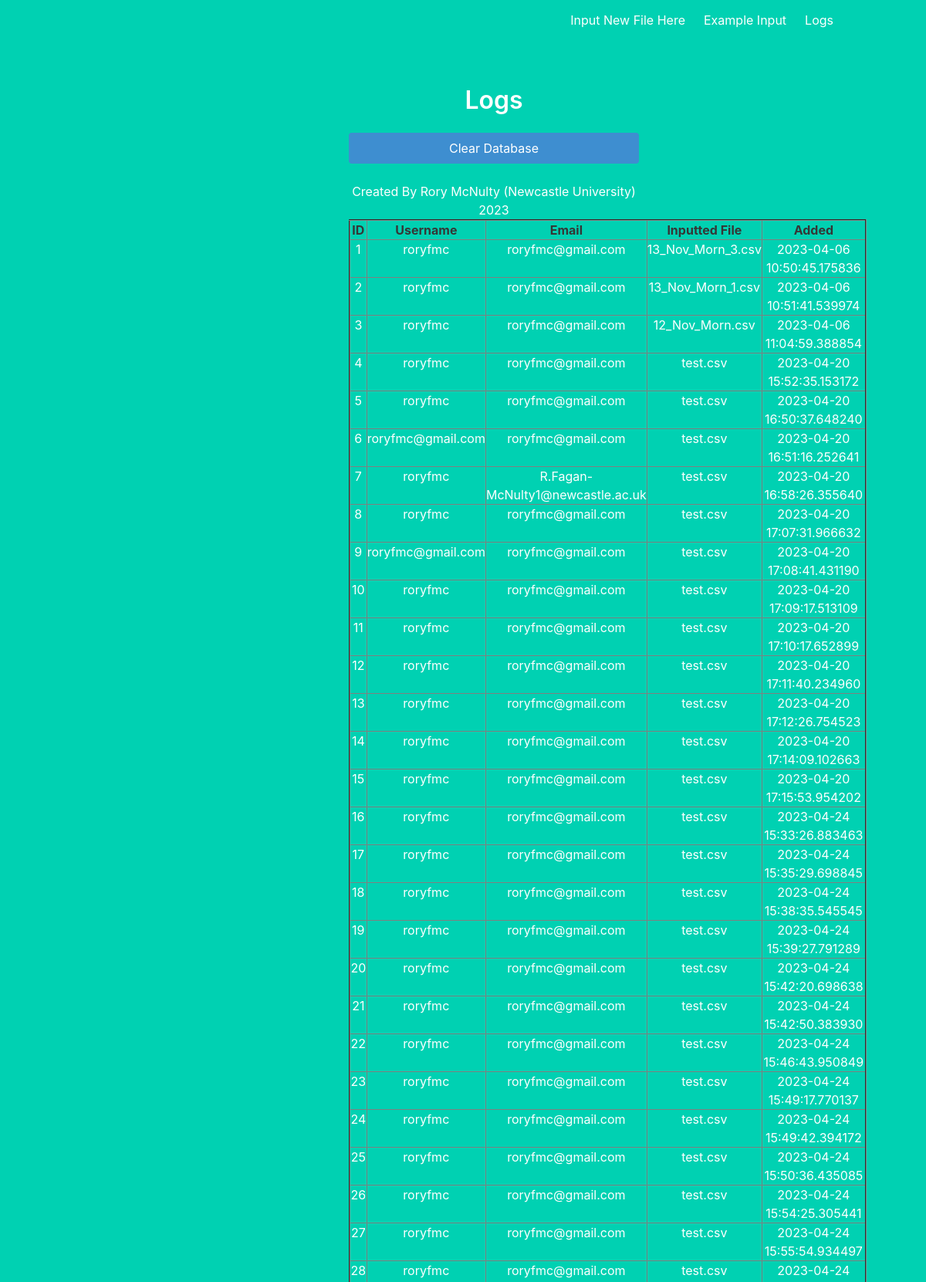
Page /logs (upper part) on the committed database.
### app.py (models this page shows, shortened)
class User(db.Model):
    __tablename__ = 'userlogs'
    id = db.Column(db.Integer, primary_key=True)
    username = db.Column(db.String(20))
    email = db.Column(db.String(100))
    csv_file = db.Column(db.String(100), nullable=False)
    added = db.Column(db.DateTime, default=datetime.now)

### app.py (the view)
@app.route('/logs')
def logs():
    data=User.query.all()
    return render_template('logs.html', data=data)

### templates/logs.html
{% extends "base.html" %}
{% block content %}
    <div class="column is-5 is-offset-4">
        <h3 class="title is-3">Logs</h3>
        <form action="{{ url_for('clear_db') }}" method="POST">
            <input class="button is-block is-info is-fullwidth" type="submit" value="Clear Database">
        </form>
        <br>
        <table border="2" class="dataframe is-centered" style="width: 100%; height: 100px; padding: 10px; margin: 0 auto;">
            <tr>
                <th>ID</th>
                <th>Username</th>
                <th>Email</th>
                <th>Inputted File</th>
                <th>Added</th>
            </tr>
            {% for row in data %}
            <tr>
                <td>{{ row.id }}</td>
                <td>{{ row.username }}</td>
                <td>{{ row.email }}</td>
                <td>{{ row.csv_file }}</td>
                <td>{{ row.added }}</td>
            </tr>
            {% endfor %}
    </div>
{% endblock %}

### rows in the picture
User: id "1", username "roryfmc", email "roryfmc@gmail.com", csv_file "13_Nov_Morn_3.csv", added "2023-04-06 10:50:45.175836"
User: id "2", username "roryfmc", email "roryfmc@gmail.com", csv_file "13_Nov_Morn_1.csv", added "2023-04-06 10:51:41.539974"
User: id "3", username "roryfmc", email "roryfmc@gmail.com", csv_file "12_Nov_Morn.csv", added "2023-04-06 11:04:59.388854"
User: id "4", username "roryfmc", email "roryfmc@gmail.com", csv_file "test.csv", added "2023-04-20 15:52:35.153172"
User: id "5", username "roryfmc", email "roryfmc@gmail.com", csv_file "test.csv", added "2023-04-20 16:50:37.648240"
User: id "6", username "roryfmc@gmail.com", email "roryfmc@gmail.com", csv_file "test.csv", added "2023-04-20 16:51:16.252641"
User: id "7", username "roryfmc", email "R.Fagan-McNulty1@newcastle.ac.uk", csv_file "test.csv", added "2023-04-20 16:58:26.355640"
User: id "8", username "roryfmc", email "roryfmc@gmail.com", csv_file "test.csv", added "2023-04-20 17:07:31.966632"
User: id "9", username "roryfmc@gmail.com", email "roryfmc@gmail.com", csv_file "test.csv", added "2023-04-20 17:08:41.431190"
User: id "10", username "roryfmc", email "roryfmc@gmail.com", csv_file "test.csv", added "2023-04-20 17:09:17.513109"
User: id "11", username "roryfmc", email "roryfmc@gmail.com", csv_file "test.csv", added "2023-04-20 17:10:17.652899"
User: id "12", username "roryfmc", email "roryfmc@gmail.com", csv_file "test.csv", added "2023-04-20 17:11:40.234960"
User: id "13", username "roryfmc", email "roryfmc@gmail.com", csv_file "test.csv", added "2023-04-20 17:12:26.754523"
User: id "14", username "roryfmc", email "roryfmc@gmail.com", csv_file "test.csv", added "2023-04-20 17:14:09.102663"
User: id "15", username "roryfmc", email "roryfmc@gmail.com", csv_file "test.csv", added "2023-04-20 17:15:53.954202"
User: id "16", username "roryfmc", email "roryfmc@gmail.com", csv_file "test.csv", added "2023-04-24 15:33:26.883463"
User: id "17", username "roryfmc", email "roryfmc@gmail.com", csv_file "test.csv", added "2023-04-24 15:35:29.698845"
User: id "18", username "roryfmc", email "roryfmc@gmail.com", csv_file "test.csv", added "2023-04-24 15:38:35.545545"
User: id "19", username "roryfmc", email "roryfmc@gmail.com", csv_file "test.csv", added "2023-04-24 15:39:27.791289"
User: id "20", username "roryfmc", email "roryfmc@gmail.com", csv_file "test.csv", added "2023-04-24 15:42:20.698638"
User: id "21", username "roryfmc", email "roryfmc@gmail.com", csv_file "test.csv", added "2023-04-24 15:42:50.383930"
User: id "22", username "roryfmc", email "roryfmc@gmail.com", csv_file "test.csv", added "2023-04-24 15:46:43.950849"
User: id "23", username "roryfmc", email "roryfmc@gmail.com", csv_file "test.csv", added "2023-04-24 15:49:17.770137"
User: id "24", username "roryfmc", email "roryfmc@gmail.com", csv_file "test.csv", added "2023-04-24 15:49:42.394172"
User: id "25", username "roryfmc", email "roryfmc@gmail.com", csv_file "test.csv", added "2023-04-24 15:50:36.435085"
User: id "26", username "roryfmc", email "roryfmc@gmail.com", csv_file "test.csv", added "2023-04-24 15:54:25.305441"
User: id "27", username "roryfmc", email "roryfmc@gmail.com", csv_file "test.csv", added "2023-04-24 15:55:54.934497"
User: id "28", username "roryfmc", email "roryfmc@gmail.com", csv_file "test.csv"
